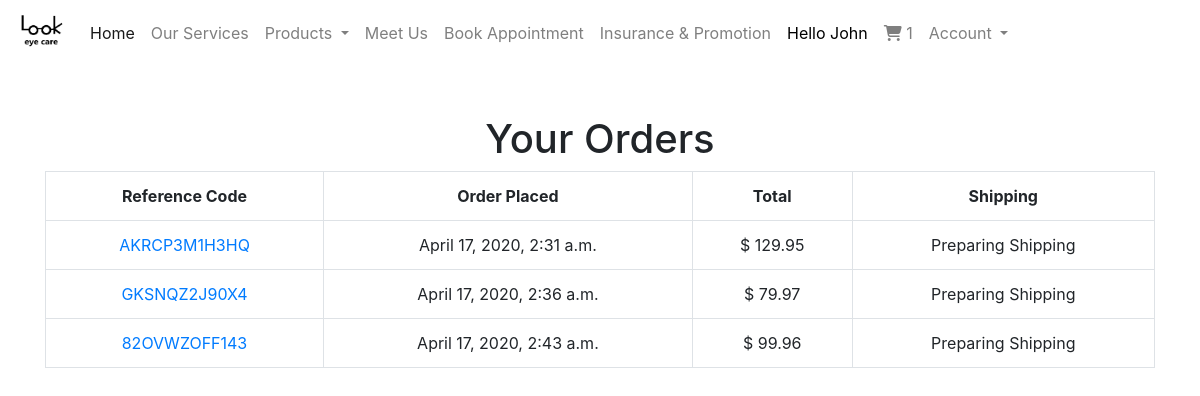
The page /orders/ (signed in) on the database as committed earlier.
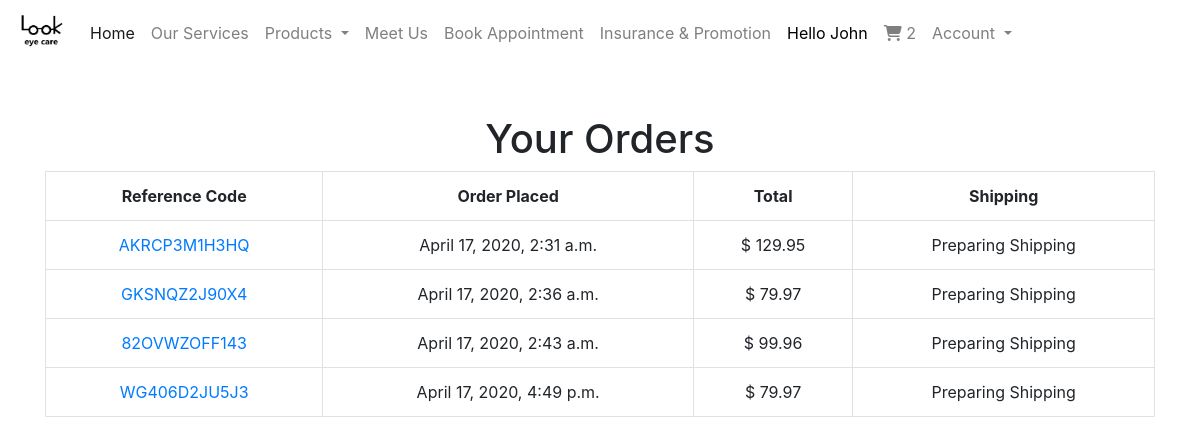
The same page on the database as committed later.
### controller/models.py (models this page shows, shortened)
class User(AbstractUser):
    pass

class Cart(models.Model):
    user = models.ForeignKey(settings.AUTH_USER_MODEL, related_name='cart', on_delete=models.CASCADE)
    items = models.ManyToManyField(CartItem)
    ref_code = models.CharField(max_length=22)

class Order(models.Model):
    user = models.ForeignKey(settings.AUTH_USER_MODEL, related_name='order', on_delete=models.CASCADE)
    is_shipped = models.BooleanField(default=False)
    ref_code = models.CharField(max_length=22, unique=True)
    create_time = models.DateTimeField(auto_now_add=True)
    items = models.ManyToManyField(OrderItem)
    slug = AutoSlugField(populate_from='ref_code', always_update=True)
    def get_total(self):
        return self.items.all().aggregate(order_total=Sum('product__price'))['order_total']

### controller/views.py (the view)
# urls.py: path('orders/', OrderListView.as_view(), name='order_list'),
class OrderListView(ListView):
    model = Order
    context_object_name = 'orders'
    template_name = 'orders_list.html'
    def get_queryset(self):
        return Order.objects.filter(user=self.request.user)

### controller/templatetags/cart_template_tags.py (called while the page is built)
@register.filter
def cart_item_count(user):
    if user.is_authenticated:
        qs = Cart.objects.filter(user=user)
        if qs.exists():
            return qs[0].items.count()
    return 0

### templates/orders_list.html (shortened to what this page needs)
{% extends "base.html" %}
{% load humanize %}
{% block content %}
  <h1 class="text-center">Your Orders</h1>
  <table class="table table-hover table-bordered text-center">
    <tr class="text-center">
      <th>Reference Code</th>
      <th>Order Placed</th>
      <th>Total</th>
      <th>Shipping</th>
    </tr>
    {% for order in orders %}
      <tr>
        <td><a href="{% url 'controller:order_detail' order.slug %}">{{ order.ref_code }}</a></td>
        <td>{{ order.create_time }}</td>
        <td>$ {{ order.get_total|intcomma|floatformat:-2 }}</td>
        {% if order.is_shipped %}
          <td>Tracking link here</td>
        {% else %}
          <td>Preparing Shipping</td>
        {% endif %}
      </tr>
    {% empty %}
      <tr>
        <td colspan="4">
          There is nothing in your order history
        </td>
      </tr>
    {% endfor %}
  </table>
{% endblock content %}

### templates/navbar.html (shortened to what this page needs)
{% load static %}
{% load cart_template_tags %}
<div class="fixed-top">
  <nav class="navbar navbar-expand-lg navbar-light bg-white">
    <img class="navbar-brand" src="{% static 'logo.jpg' %}" , height="50px" , width="50px">
    <div class="collapse navbar-collapse" id="navbarSupportedContent">
      <ul class="navbar-nav mr-auto">
        <li class="nav-item active">
          <a class="nav-link" href="{% url 'controller:home' %}">Home<span class="sr-only">(current)</span></a>
        </li>
        <li class="nav-item">
          <a class="nav-link" href="#">Our Services</a>
        </li>
        <li class="nav-item dropdown">
          <a class="nav-link dropdown-toggle" href="#" id="navbarDropdown" role="button" data-toggle="dropdown"
             aria-haspopup="true" aria-expanded="false">
            Products
          </a>
        </li>
        <li class="nav-item">
          <a class="nav-link" href="#">Meet Us</a>
        </li>
        <li class="nav-item">
          <a class="nav-link" href="#">Book Appointment</a>
        </li>
        <li class="nav-item">
          <a class="nav-link" href="#">Insurance & Promotion</a>
        </li>
        {% if request.user.is_authenticated %}
          <li class="nav-item mr-auto">
            {% if request.user.first_name != '' %}
              <a class="nav-link" style="color: black">Hello {{ request.user.first_name|title }}</a>
            {% else %}
              <a class="nav-link" style="color: black">Hello {{ request.user.username }}</a>
            {% endif %}
          </li>
          <li class="nav-item mr-auto">
            <a class="nav-link" href="{% url 'controller:cart' %}">
              <i class="fas fa-shopping-cart"></i>
              {{ request.user|cart_item_count }}
            </a>
          </li>
          <li class="nav-item dropdown">
            <a class="nav-link dropdown-toggle" href="#" id="navbarDropdown" role="button" data-toggle="dropdown"
               aria-haspopup="true" aria-expanded="false">
              Account
            </a>
          </li>
        {% endif %}
      </ul>
    </div>
  </nav>
</div>

Rows that differ between the two databases and show on the page:
changed User "John": user|cart_item_count "1" → "2"
added Order: ref_code "WG406D2JU5J3", create_time "April 17, 2020, 4:49 p.m.", get_total "79.97", is_shipped "Preparing Shipping"
